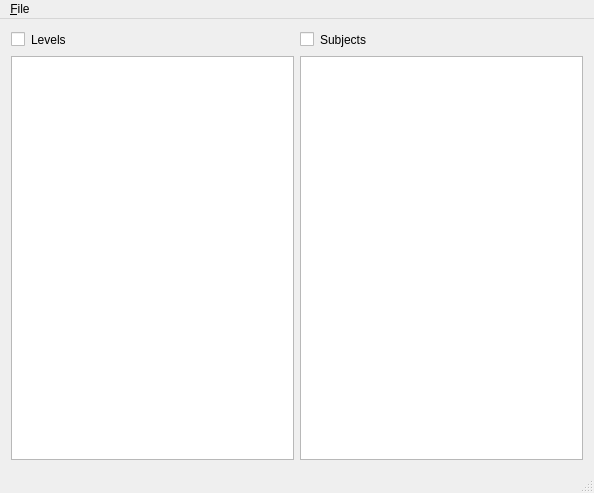
<?xml version="1.0" encoding="UTF-8"?>
<ui version="4.0">
 <class>MainWindow</class>
 <widget class="QMainWindow" name="MainWindow">
  <property name="geometry">
   <rect>
    <x>0</x>
    <y>0</y>
    <width>594</width>
    <height>493</height>
   </rect>
  </property>
  <property name="windowTitle">
   <string>XL Log Manager</string>
  </property>
  <widget class="QWidget" name="centralWidget">
   <layout class="QHBoxLayout" name="horizontalLayout_2">
    <item>
     <layout class="QHBoxLayout" name="horizontalLayout">
      <item>
       <layout class="QVBoxLayout" name="verticalLayout">
        <item>
         <layout class="QHBoxLayout" name="horizontalLayout_4">
          <item>
           <widget class="QCheckBox" name="allLevels">
            <property name="text">
             <string/>
            </property>
            <property name="tristate">
             <bool>false</bool>
            </property>
           </widget>
          </item>
          <item>
           <widget class="QLabel" name="levelLabel">
            <property name="text">
             <string>Levels</string>
            </property>
            <property name="buddy">
             <cstring>levelList</cstring>
            </property>
           </widget>
          </item>
          <item>
           <spacer name="horizontalSpacer">
            <property name="orientation">
             <enum>Qt::Horizontal</enum>
            </property>
            <property name="sizeHint" stdset="0">
             <size>
              <width>40</width>
              <height>20</height>
             </size>
            </property>
           </spacer>
          </item>
         </layout>
        </item>
        <item>
         <widget class="QListWidget" name="levelList"/>
        </item>
       </layout>
      </item>
      <item>
       <layout class="QVBoxLayout" name="verticalLayout_2">
        <item>
         <layout class="QHBoxLayout" name="horizontalLayout_5">
          <item>
           <widget class="QCheckBox" name="allSubjects">
            <property name="text">
             <string/>
            </property>
            <property name="tristate">
             <bool>false</bool>
            </property>
           </widget>
          </item>
          <item>
           <widget class="QLabel" name="subjectLabel">
            <property name="text">
             <string>Subjects</string>
            </property>
            <property name="buddy">
             <cstring>subjectList</cstring>
            </property>
           </widget>
          </item>
          <item>
           <spacer name="horizontalSpacer_2">
            <property name="orientation">
             <enum>Qt::Horizontal</enum>
            </property>
            <property name="sizeHint" stdset="0">
             <size>
              <width>40</width>
              <height>20</height>
             </size>
            </property>
           </spacer>
          </item>
         </layout>
        </item>
        <item>
         <widget class="QListWidget" name="subjectList"/>
        </item>
       </layout>
      </item>
     </layout>
    </item>
   </layout>
  </widget>
  <widget class="QStatusBar" name="statusBar"/>
  <widget class="QMenuBar" name="menuBar">
   <property name="geometry">
    <rect>
     <x>0</x>
     <y>0</y>
     <width>594</width>
     <height>22</height>
    </rect>
   </property>
   <widget class="QMenu" name="menu_File">
    <property name="title">
     <string>&amp;File</string>
    </property>
    <addaction name="action_Open"/>
   </widget>
   <addaction name="menu_File"/>
  </widget>
  <action name="action_Open">
   <property name="text">
    <string>Open</string>
   </property>
  </action>
 </widget>
 <layoutdefault spacing="6" margin="11"/>
 <resources/>
 <connections/>
</ui>
